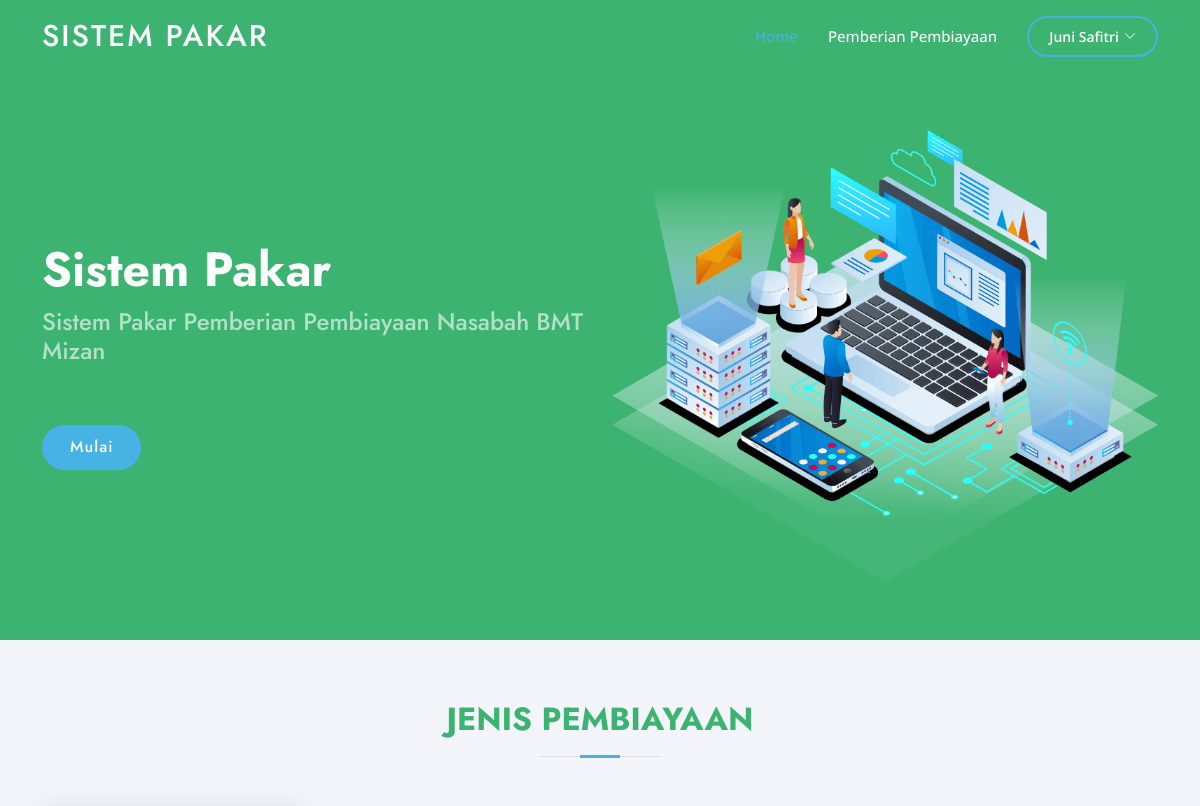
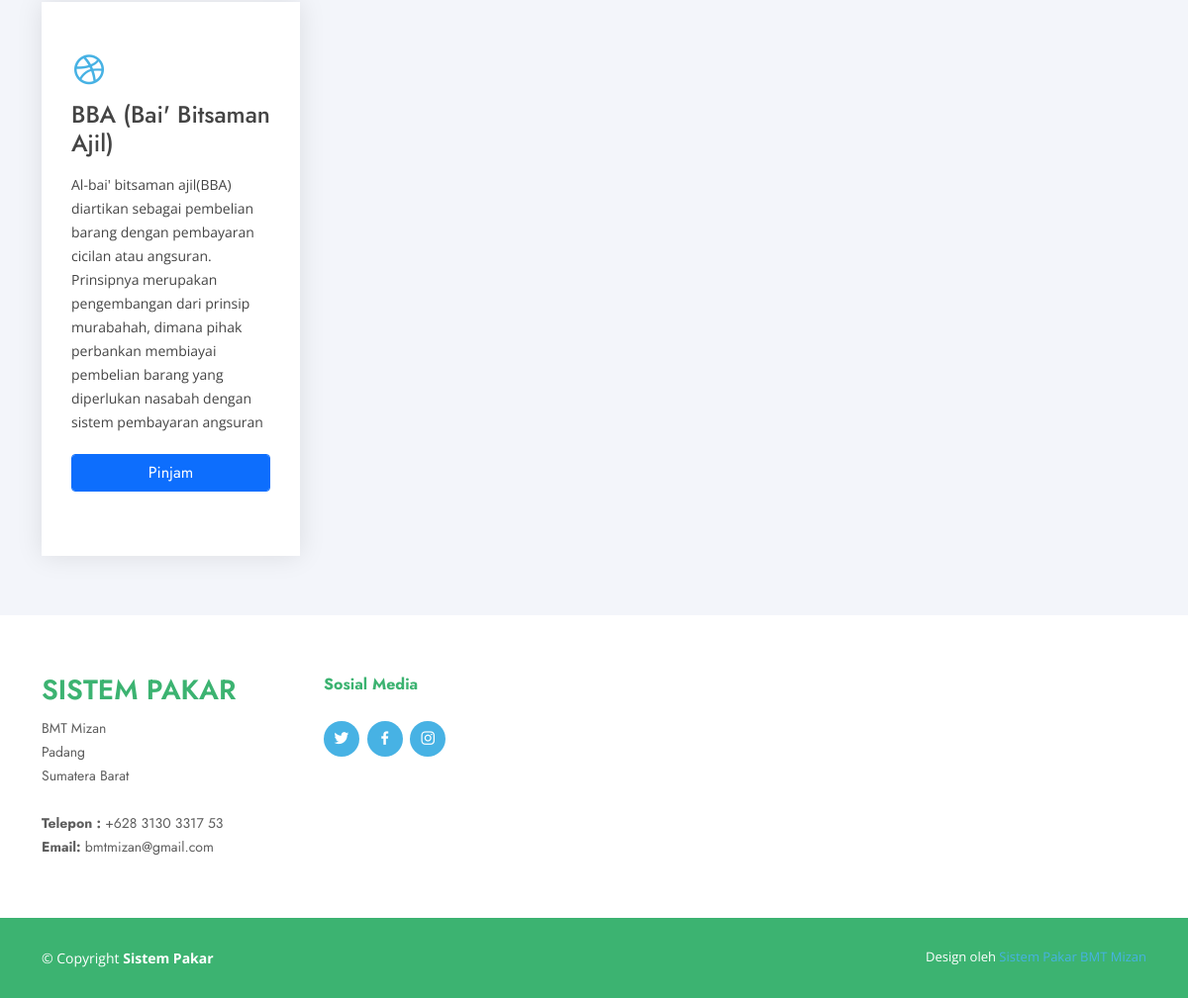
/index.php (signed in), run on the app's committed database (2 pictures, top to bottom).
### tables this page shows
CREATE TABLE `tb_nasabah` (
  `id_nasabah` int(11) NOT NULL,
  `nik_username` varchar(16) NOT NULL,
  `nama_lengkap` varchar(100) NOT NULL,
  `password` varchar(124) NOT NULL,
  `alamat` text NOT NULL,
  `no_telepon` varchar(15) NOT NULL,
  `foto_nasabah` varchar(124) NOT NULL,
  `foto_ktp_nasabah` varchar(124) NOT NULL,
  `status_validasi` int(1) NOT NULL
);

CREATE TABLE `tb_jenis_pembiayaan` (
  `id_jenis_pembiayaan` int(11) NOT NULL,
  `jenis_pembiayaan` varchar(124) NOT NULL,
  `keterangan` text NOT NULL
);

### index.php (called while the page is built, shortened)
<?php
  include('koneksi.php');
  ?>
<?php include('halaman_awal/components/head.php'); ?>
<?php include('halaman_awal/components/header.php'); ?>
<?php include('content.php'); ?>
<?php include('halaman_awal/components/footer.php'); ?>
<?php include('halaman_awal/components/script.php'); ?>

### halaman_awal/home/home.php (the view, shortened to what this page needs)
<section id="hero" class="d-flex align-items-center">
    <div class="container">
        <div class="row">
            <div class="col-lg-6 d-flex flex-column justify-content-center pt-4 pt-lg-0 order-2 order-lg-1" data-aos="fade-up" data-aos-delay="200">
                <h1>Sistem Pakar</h1>
                <h2>Sistem Pakar Pemberian Pembiayaan Nasabah BMT Mizan</h2>
                <div class="d-flex justify-content-center justify-content-lg-start">
                    <a href="#services" class="btn-get-started scrollto">Mulai</a>
                </div>
            </div>
            <div class="col-lg-6 order-1 order-lg-2 hero-img" data-aos="zoom-in" data-aos-delay="200">
                <img src="assets/assets_user/img/hero-img.png" class="img-fluid animated" alt="">
            </div>
        </div>
    </div>
</section>
<main id="main">
    <section id="services" class="services section-bg">
        <div class="container" data-aos="fade-up">
            <div class="section-title">
                <h2>Jenis Pembiayaan</h2>
            </div>
            <div class="row">
                <div class="col-md-12">
                    <div class="row">
                        <?php
                        $jenisPembiayaan = mysqli_query($koneksi, "SELECT * FROM tb_jenis_pembiayaan ORDER BY id_jenis_pembiayaan DESC"); ?>
                        <?php foreach ($jenisPembiayaan as $value) : ?>
                            <div class="col-md-3" data-aos="zoom-in" data-aos-delay="100">
                                <div class="icon-box">
                                    <div class="icon"><i class="bx bxl-dribbble"></i></div>
                                    <h4><?= $value['jenis_pembiayaan']; ?></h4>
                                    <p><?= $value['keterangan']; ?></p>
                                    <h4 style="margin-top:20px;">
                                        <?php if (!isset($_SESSION['status'])) : ?>
                                            <a href="#" class="btn btn-primary form-control text-white text-center" data-toggle="modal" data-target="#logoutModal">Pinjam</a>
                                        <?php else : ?>
                                            <form action="?page=halaman_awal/pages/peminjaman/formpeminjaman" method="POST">
                                                <button type="submit" class="btn btn-primary form-control" name="pinjam">Pinjam</button>
                                            </form>
                                        <?php endif; ?>
                                    </h4>
                                </div>
                            </div>
                        <?php endforeach; ?>
                    </div>
                </div>
            </div>
        </div>
    </section>
</main>

### halaman_awal/components/header.php (shortened to what this page needs)
<header id="header" class="fixed-top" style="background-color: rgba(60, 179, 113, 0.9);">
    <div class="container d-flex align-items-center">
        <h1 class="logo me-auto"><a href="index.php">Sistem Pakar</a></h1>
        <nav id="navbar" class="navbar">
            <ul>
                <li><a class="nav-link scrollto active" href="?page=halaman_awal/home/home">Home</a></li>
                <?php if (!isset($_SESSION['status'])) : ?>
                    <li><a class="nav-link scrollto" href="#" data-toggle="modal" data-target="#logoutModal">
                            Pemberian Pembiayaan
                        </a></li>
                    <li><a class="getstarted scrollto" href="halaman_awal/login/login.php">Masuk</a></li>
            </ul>
            <i class="bi bi-list mobile-nav-toggle"></i>
        <?php else : ?>
            <li><a class="nav-link scrollto" href="?page=halaman_awal/pages/pembiayaan/viewpembiayaan">Pemberian Pembiayaan</a></li>
            <?php
                       $username = $_SESSION['username'];
                       $user = mysqli_query($koneksi, "SELECT * FROM tb_nasabah WHERE nik_username = '$username'")->fetch_array(); ?>
            <?php if ($user !== NULL) : ?>
                <li class="dropdown"><a href="#" class="getstarted scrollto mr-3"><span><?= $user['nama_lengkap']; ?></span> <i class="bi bi-chevron-down"></i></a>
                <?php else : ?>
                <li class="dropdown"><a href="#" class="getstarted scrollto mr-3"><span>User</span> <i class="bi bi-chevron-down"></i></a>
                <?php endif; ?>
                </li>
            <?php endif; ?>
        </nav>
    </div>
</header>

### assets/assets_user/css/style.css (style rules this page uses)
body { font-family: "Open Sans", sans-serif; color: #444444; }
a { color: #47b2e4; text-decoration: none; }
h1, h2, h3, h4, h5, h6 { font-family: "Jost", sans-serif; }
#header { transition: all 0.5s; z-index: 997; padding: 15px 0; }
#header .logo { font-size: 30px; margin: 0; padding: 0; line-height: 1; font-weight: 500; letter-spacing: 2px; text-transform: uppercase; }
#header .logo a { color: #fff; }
.navbar { padding: 0; }
.navbar ul { margin: 0; padding: 0; display: flex; list-style: none; align-items: center; }
.navbar li { position: relative; }
.navbar a, .navbar a:focus { display: flex; align-items: center; justify-content: space-between; padding: 10px 0 10px 30px; font-size: 15px; font-weight: 500; color: #fff; white-space: nowrap; transition: 0.3s; }
.navbar a i, .navbar a:focus i { font-size: 12px; line-height: 0; margin-left: 5px; }
.navbar a:hover, .navbar .active, .navbar .active:focus, .navbar li:hover > a { color: #47b2e4; }
.navbar .getstarted, .navbar .getstarted:focus { padding: 8px 20px; margin-left: 30px; border-radius: 50px; color: #fff; font-size: 14px; border: 2px solid #47b2e4; font-weight: 600; }
#hero { width: 100%; height: 80vh; background: #3CB371; }
#hero .container { padding-top: 72px; }
#hero h1 { margin: 0 0 10px 0; font-size: 48px; font-weight: 700; line-height: 56px; color: #fff; }
#hero h2 { color: rgba(255, 255, 255, 0.6); margin-bottom: 50px; font-size: 24px; }
#hero .btn-get-started { font-family: "Jost", sans-serif; font-weight: 500; font-size: 16px; letter-spacing: 1px; display: inline-block; padding: 10px 28px 11px 28px; border-radius: 50px; transition: 0.5s; margin: 10px 0 0 0; color: #fff; background: #47b2e4; }
#hero .animated { animation: up-down 2s ease-in-out infinite alternate-reverse both; }
section { padding: 60px 0; overflow: hidden; }
.section-bg { background-color: #f3f5fa; }
.section-title { text-align: center; padding-bottom: 30px; }
.section-title h2 { font-size: 32px; font-weight: bold; text-transform: uppercase; margin-bottom: 20px; padding-bottom: 20px; position: relative; color: #3CB371; }
.section-title h2::before { content: ""; position: absolute; display: block; width: 120px; height: 1px; background: #ddd; bottom: 1px; left: calc(50% - 60px); }
.section-title h2::after { content: ""; position: absolute; display: block; width: 40px; height: 3px; background: #47b2e4; bottom: 0; left: calc(50% - 20px); }
.services .icon-box { box-shadow: 0px 0 25px 0 rgba(0, 0, 0, 0.1); padding: 50px 30px; transition: all ease-in-out 0.4s; background: #fff; }
.services .icon-box .icon { margin-bottom: 10px; }
.services .icon-box .icon i { color: #47b2e4; font-size: 36px; transition: 0.3s; }
.services .icon-box h4 { font-weight: 500; margin-bottom: 15px; font-size: 24px; }
.services .icon-box p { line-height: 24px; font-size: 14px; margin-bottom: 0; }

### data on the page
tb_nasabah: nama_lengkap "Juni Safitri"
tb_jenis_pembiayaan: jenis_pembiayaan "BBA (Bai' Bitsaman Ajil)", keterangan "Al-bai' bitsaman ajil(BBA) diartikan sebagai pembelian barang dengan pembayaran cicilan atau angsuran. Prinsipnya merupakan pengembangan dari prinsip murabahah, dimana pihak perbankan membiayai pembelian barang yang diperlukan nasabah dengan sistem pembayaran angsuran"
